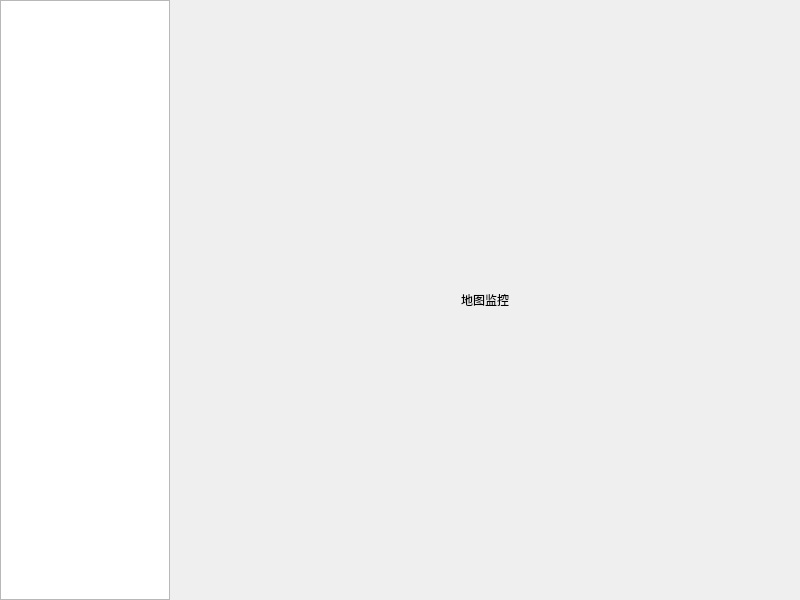
<?xml version="1.0" encoding="UTF-8"?>
<ui version="4.0">
 <class>frmNavListViewForm</class>
 <widget class="QWidget" name="frmNavListViewForm">
  <property name="geometry">
   <rect>
    <x>0</x>
    <y>0</y>
    <width>800</width>
    <height>600</height>
   </rect>
  </property>
  <property name="windowTitle">
   <string>Form</string>
  </property>
  <layout class="QHBoxLayout" name="horizontalLayout">
   <property name="spacing">
    <number>0</number>
   </property>
   <property name="leftMargin">
    <number>0</number>
   </property>
   <property name="topMargin">
    <number>0</number>
   </property>
   <property name="rightMargin">
    <number>0</number>
   </property>
   <property name="bottomMargin">
    <number>0</number>
   </property>
   <item>
    <widget class="NavListView" name="navListView">
     <property name="minimumSize">
      <size>
       <width>170</width>
       <height>0</height>
      </size>
     </property>
     <property name="maximumSize">
      <size>
       <width>170</width>
       <height>16777215</height>
      </size>
     </property>
    </widget>
   </item>
   <item>
    <widget class="QStackedWidget" name="stackedWidget">
     <widget class="QWidget" name="page1">
      <layout class="QVBoxLayout" name="verticalLayout">
       <item>
        <widget class="QLabel" name="lab1">
         <property name="text">
          <string>地图监控</string>
         </property>
         <property name="alignment">
          <set>Qt::AlignCenter</set>
         </property>
        </widget>
       </item>
      </layout>
     </widget>
     <widget class="QWidget" name="page2">
      <layout class="QVBoxLayout" name="verticalLayout_2">
       <item>
        <widget class="QLabel" name="lab2">
         <property name="text">
          <string>视频监控</string>
         </property>
         <property name="alignment">
          <set>Qt::AlignCenter</set>
         </property>
        </widget>
       </item>
      </layout>
     </widget>
     <widget class="QWidget" name="page3">
      <layout class="QVBoxLayout" name="verticalLayout_3">
       <item>
        <widget class="QLabel" name="lab3">
         <property name="text">
          <string>设备监控</string>
         </property>
         <property name="alignment">
          <set>Qt::AlignCenter</set>
         </property>
        </widget>
       </item>
      </layout>
     </widget>
    </widget>
   </item>
  </layout>
 </widget>
 <customwidgets>
  <customwidget>
   <class>NavListView</class>
   <extends>QListView</extends>
   <header>navlistview.h</header>
  </customwidget>
 </customwidgets>
 <resources/>
 <connections/>
</ui>
